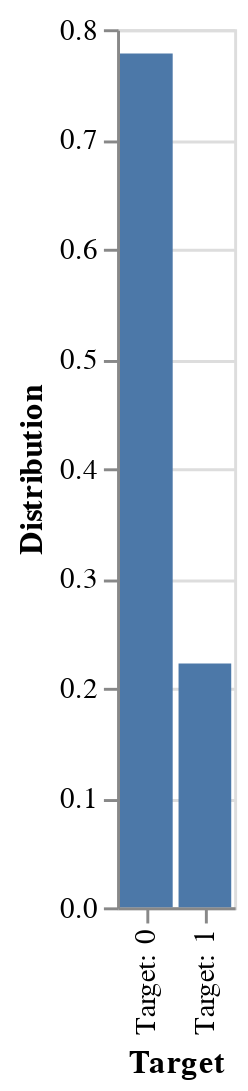

Notebook code cell kept with this figure:
### Code cell
dist = train_df["default.payment.next.month"].value_counts(normalize=True)
dist[0]
dist_df = pd.DataFrame([
      {"Target": "Target: 0", "Distribution": dist[0]},
      {"Target": "Target: 1", "Distribution": dist[1]}

])

# Examining the distribution of the target values in target (class imbalance)
alt.Chart(dist_df).mark_bar().encode(
    x=alt.X('Target'),
    y='Distribution')

### Figure 1 — Vega-Lite specification as saved in the notebook (floating-point values rounded to 4 significant figures)
{"config": {"view": {"continuousWidth": 300, "continuousHeight": 300}}, "data": {"name": "data-568b045772ecf6e6e6cea567015e558d"}, "mark": {"type": "bar"}, "encoding": {"x": {"field": "Target", "type": "nominal"}, "y": {"field": "Distribution", "type": "quantitative"}}, "$schema": "https://vega.github.io/schema/vega-lite/v5.8.0.json", "datasets": {"data-568b045772ecf6e6e6cea567015e558d": [{"Target": "Target: 0", "Distribution": 0.7778}, {"Target": "Target: 1", "Distribution": 0.2222}]}}
